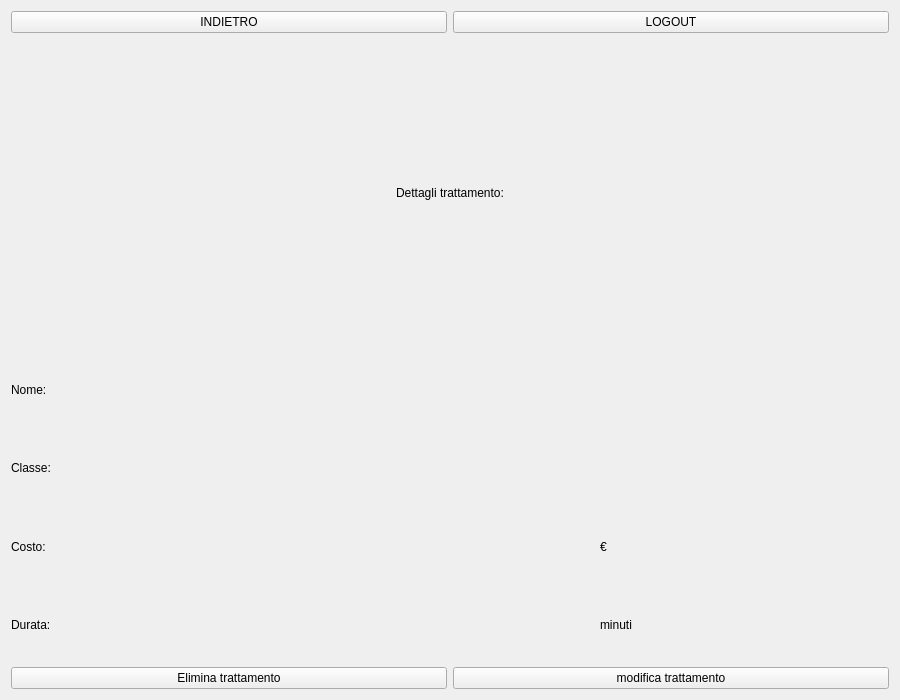
<?xml version="1.0" encoding="UTF-8"?>
<ui version="4.0">
 <class>Form</class>
 <widget class="QWidget" name="Form">
  <property name="geometry">
   <rect>
    <x>0</x>
    <y>0</y>
    <width>900</width>
    <height>700</height>
   </rect>
  </property>
  <property name="windowTitle">
   <string>Amministratore - visualizza trattamento</string>
  </property>
  <layout class="QVBoxLayout" name="verticalLayout_2">
   <item>
    <layout class="QVBoxLayout" name="verticalLayoutPrincipale">
     <item>
      <layout class="QHBoxLayout" name="horizontalLayoutIndietroLogout">
       <item>
        <widget class="QPushButton" name="pushButtonIndietro">
         <property name="text">
          <string>INDIETRO</string>
         </property>
        </widget>
       </item>
       <item>
        <widget class="QPushButton" name="pushButtonLogout">
         <property name="text">
          <string>LOGOUT</string>
         </property>
        </widget>
       </item>
      </layout>
     </item>
     <item>
      <widget class="QLabel" name="labelDettagliTrattamento">
       <property name="font">
        <font>
         <pointsize>9</pointsize>
        </font>
       </property>
       <property name="text">
        <string>Dettagli trattamento:</string>
       </property>
       <property name="alignment">
        <set>Qt::AlignCenter</set>
       </property>
      </widget>
     </item>
     <item>
      <layout class="QVBoxLayout" name="verticalLayoutDatiTrattamento">
       <item>
        <layout class="QHBoxLayout" name="horizontalLayoutNome">
         <item>
          <widget class="QLabel" name="labelNome">
           <property name="text">
            <string>Nome:</string>
           </property>
          </widget>
         </item>
         <item>
          <widget class="QLabel" name="labelNomeValue">
           <property name="text">
            <string/>
           </property>
          </widget>
         </item>
        </layout>
       </item>
       <item>
        <layout class="QHBoxLayout" name="horizontalLayoutClasse">
         <item>
          <widget class="QLabel" name="labelClasse">
           <property name="text">
            <string>Classe:</string>
           </property>
          </widget>
         </item>
         <item>
          <widget class="QLabel" name="labelClasseValue">
           <property name="text">
            <string/>
           </property>
          </widget>
         </item>
        </layout>
       </item>
       <item>
        <layout class="QHBoxLayout" name="horizontalLayoutCosto">
         <item>
          <widget class="QLabel" name="labelCosto">
           <property name="text">
            <string>Costo:</string>
           </property>
          </widget>
         </item>
         <item>
          <widget class="QLabel" name="labelCostoValue">
           <property name="text">
            <string/>
           </property>
          </widget>
         </item>
         <item>
          <widget class="QLabel" name="labelEuro">
           <property name="text">
            <string>€</string>
           </property>
          </widget>
         </item>
        </layout>
       </item>
       <item>
        <layout class="QHBoxLayout" name="horizontalLayoutDurata">
         <item>
          <widget class="QLabel" name="labelDurata">
           <property name="text">
            <string>Durata:</string>
           </property>
          </widget>
         </item>
         <item>
          <widget class="QLabel" name="labelDurataValue">
           <property name="text">
            <string/>
           </property>
          </widget>
         </item>
         <item>
          <widget class="QLabel" name="labelMinuti">
           <property name="text">
            <string>minuti</string>
           </property>
          </widget>
         </item>
        </layout>
       </item>
      </layout>
     </item>
     <item>
      <layout class="QHBoxLayout" name="horizontalLayoutEliminaModificaTra">
       <item>
        <widget class="QPushButton" name="pushButtonEliminaTra">
         <property name="text">
          <string>Elimina trattamento</string>
         </property>
        </widget>
       </item>
       <item>
        <widget class="QPushButton" name="pushButtonModificaTra">
         <property name="text">
          <string>modifica trattamento</string>
         </property>
        </widget>
       </item>
      </layout>
     </item>
    </layout>
   </item>
  </layout>
 </widget>
 <resources/>
 <connections/>
</ui>
